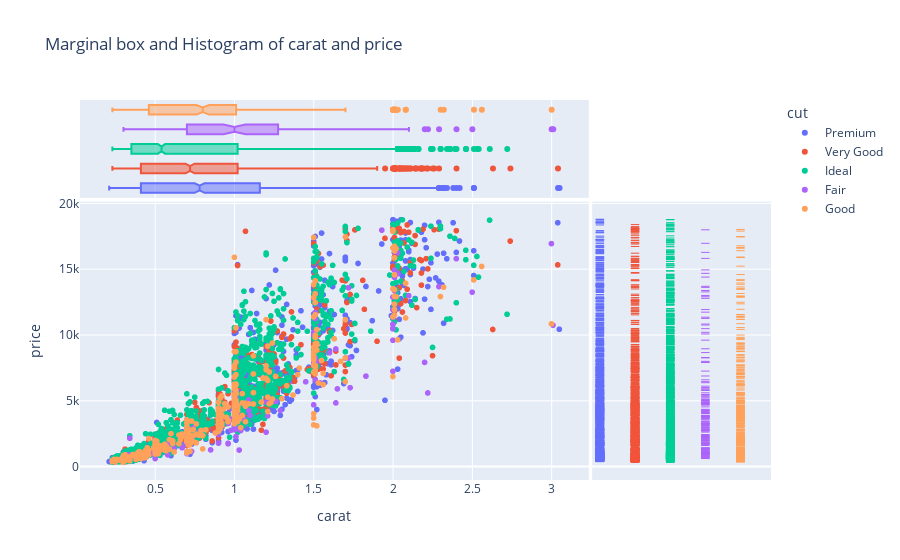

This figure's notebook cell:
### Code cell
fig = px.scatter(df,x='carat',y='price',
                 marginal_x='box',
                 marginal_y='rug',
                 color='cut',
                 title='Marginal box and Histogram of carat and price'
                 )

fig.show()

### Figure 1 — Plotly figure (JSON) as saved in the notebook; plotly's stock layout.template omitted (floating-point values rounded to 4 significant figures; data arrays with more than 128 entries replaced by an {"elided": "..."} marker saying what was removed)
{"data": [{"hovertemplate": "cut=Premium<br>carat=%{x}<br>price=%{y}<extra></extra>", "legendgroup": "Premium", "marker": {"color": "#636efa", "symbol": "circle"}, "mode": "markers", "name": "Premium", "showlegend": true, "type": "scattergl", "x": {"elided": "1447 float values"}, "xaxis": "x", "y": {"elided": "1447 int values"}, "yaxis": "y"}, {"alignmentgroup": "True", "hovertemplate": "cut=Premium<br>carat=%{x}<extra></extra>", "legendgroup": "Premium", "marker": {"color": "#636efa", "symbol": "circle"}, "name": "Premium", "notched": true, "offsetgroup": "Premium", "showlegend": false, "type": "box", "x": {"elided": "1447 float values"}, "xaxis": "x3", "yaxis": "y3"}, {"alignmentgroup": "True", "boxpoints": "all", "fillcolor": "rgba(255,255,255,0)", "hoveron": "points", "hovertemplate": "cut=Premium<br>price=%{y}<extra></extra>", "jitter": 0, "legendgroup": "Premium", "line": {"color": "rgba(255,255,255,0)"}, "marker": {"color": "#636efa", "symbol": "line-ew-open"}, "name": "Premium", "offsetgroup": "Premium", "showlegend": false, "type": "box", "xaxis": "x2", "y": {"elided": "1447 int values"}, "yaxis": "y2"}, {"hovertemplate": "cut=Very Good<br>carat=%{x}<br>price=%{y}<extra></extra>", "legendgroup": "Very Good", "marker": {"color": "#EF553B", "symbol": "circle"}, "mode": "markers", "name": "Very Good", "showlegend": true, "type": "scattergl", "x": {"elided": "1195 float values"}, "xaxis": "x", "y": {"elided": "1195 int values"}, "yaxis": "y"}, {"alignmentgroup": "True", "hovertemplate": "cut=Very Good<br>carat=%{x}<extra></extra>", "legendgroup": "Very Good", "marker": {"color": "#EF553B", "symbol": "circle"}, "name": "Very Good", "notched": true, "offsetgroup": "Very Good", "showlegend": false, "type": "box", "x": {"elided": "1195 float values"}, "xaxis": "x3", "yaxis": "y3"}, {"alignmentgroup": "True", "boxpoints": "all", "fillcolor": "rgba(255,255,255,0)", "hoveron": "points", "hovertemplate": "cut=Very Good<br>price=%{y}<extra></extra>", "jitter": 0, "legendgroup": "Very Good", "line": {"color": "rgba(255,255,255,0)"}, "marker": {"color": "#EF553B", "symbol": "line-ew-open"}, "name": "Very Good", "offsetgroup": "Very Good", "showlegend": false, "type": "box", "xaxis": "x2", "y": {"elided": "1195 int values"}, "yaxis": "y2"}, {"hovertemplate": "cut=Ideal<br>carat=%{x}<br>price=%{y}<extra></extra>", "legendgroup": "Ideal", "marker": {"color": "#00cc96", "symbol": "circle"}, "mode": "markers", "name": "Ideal", "showlegend": true, "type": "scattergl", "x": {"elided": "2127 float values"}, "xaxis": "x", "y": {"elided": "2127 int values"}, "yaxis": "y"}, {"alignmentgroup": "True", "hovertemplate": "cut=Ideal<br>carat=%{x}<extra></extra>", "legendgroup": "Ideal", "marker": {"color": "#00cc96", "symbol": "circle"}, "name": "Ideal", "notched": true, "offsetgroup": "Ideal", "showlegend": false, "type": "box", "x": {"elided": "2127 float values"}, "xaxis": "x3", "yaxis": "y3"}, {"alignmentgroup": "True", "boxpoints": "all", "fillcolor": "rgba(255,255,255,0)", "hoveron": "points", "hovertemplate": "cut=Ideal<br>price=%{y}<extra></extra>", "jitter": 0, "legendgroup": "Ideal", "line": {"color": "rgba(255,255,255,0)"}, "marker": {"color": "#00cc96", "symbol": "line-ew-open"}, "name": "Ideal", "offsetgroup": "Ideal", "showlegend": false, "type": "box", "xaxis": "x2", "y": {"elided": "2127 int values"}, "yaxis": "y2"}, {"hovertemplate": "cut=Fair<br>carat=%{x}<br>price=%{y}<extra></extra>", "legendgroup": "Fair", "marker": {"color": "#ab63fa", "symbol": "circle"}, "mode": "markers", "name": "Fair", "showlegend": true, "type": "scattergl", "x": {"elided": "168 float values"}, "xaxis": "x", "y": {"elided": "168 int values"}, "yaxis": "y"}, {"alignmentgroup": "True", "hovertemplate": "cut=Fair<br>carat=%{x}<extra></extra>", "legendgroup": "Fair", "marker": {"color": "#ab63fa", "symbol": "circle"}, "name": "Fair", "notched": true, "offsetgroup": "Fair", "showlegend": false, "type": "box", "x": {"elided": "168 float values"}, "xaxis": "x3", "yaxis": "y3"}, {"alignmentgroup": "True", "boxpoints": "all", "fillcolor": "rgba(255,255,255,0)", "hoveron": "points", "hovertemplate": "cut=Fair<br>price=%{y}<extra></extra>", "jitter": 0, "legendgroup": "Fair", "line": {"color": "rgba(255,255,255,0)"}, "marker": {"color": "#ab63fa", "symbol": "line-ew-open"}, "name": "Fair", "offsetgroup": "Fair", "showlegend": false, "type": "box", "xaxis": "x2", "y": {"elided": "168 int values"}, "yaxis": "y2"}, {"hovertemplate": "cut=Good<br>carat=%{x}<br>price=%{y}<extra></extra>", "legendgroup": "Good", "marker": {"color": "#FFA15A", "symbol": "circle"}, "mode": "markers", "name": "Good", "showlegend": true, "type": "scattergl", "x": {"elided": "457 float values"}, "xaxis": "x", "y": {"elided": "457 int values"}, "yaxis": "y"}, {"alignmentgroup": "True", "hovertemplate": "cut=Good<br>carat=%{x}<extra></extra>", "legendgroup": "Good", "marker": {"color": "#FFA15A", "symbol": "circle"}, "name": "Good", "notched": true, "offsetgroup": "Good", "showlegend": false, "type": "box", "x": {"elided": "457 float values"}, "xaxis": "x3", "yaxis": "y3"}, {"alignmentgroup": "True", "boxpoints": "all", "fillcolor": "rgba(255,255,255,0)", "hoveron": "points", "hovertemplate": "cut=Good<br>price=%{y}<extra></extra>", "jitter": 0, "legendgroup": "Good", "line": {"color": "rgba(255,255,255,0)"}, "marker": {"color": "#FFA15A", "symbol": "line-ew-open"}, "name": "Good", "offsetgroup": "Good", "showlegend": false, "type": "box", "xaxis": "x2", "y": {"elided": "457 int values"}, "yaxis": "y2"}], "layout": {"legend": {"title": {"text": "cut"}, "tracegroupgap": 0}, "title": {"text": "Marginal box and Histogram of carat and price"}, "xaxis": {"anchor": "y", "domain": [0, 0.7363], "title": {"text": "carat"}}, "xaxis2": {"anchor": "y2", "domain": [0.7413, 1], "matches": "x2", "showgrid": false, "showline": false, "showticklabels": false, "ticks": ""}, "xaxis3": {"anchor": "y3", "domain": [0, 0.7363], "matches": "x", "showgrid": true, "showticklabels": false}, "xaxis4": {"anchor": "y4", "domain": [0.7413, 1], "matches": "x2", "showgrid": false, "showline": false, "showticklabels": false, "ticks": ""}, "yaxis": {"anchor": "x", "domain": [0, 0.7326], "title": {"text": "price"}}, "yaxis2": {"anchor": "x2", "domain": [0, 0.7326], "matches": "y", "showgrid": true, "showticklabels": false}, "yaxis3": {"anchor": "x3", "domain": [0.7426, 1], "matches": "y3", "showgrid": false, "showline": false, "showticklabels": false, "ticks": ""}, "yaxis4": {"anchor": "x4", "domain": [0.7426, 1], "matches": "y3", "showgrid": true, "showline": false, "showticklabels": false, "ticks": ""}}}
